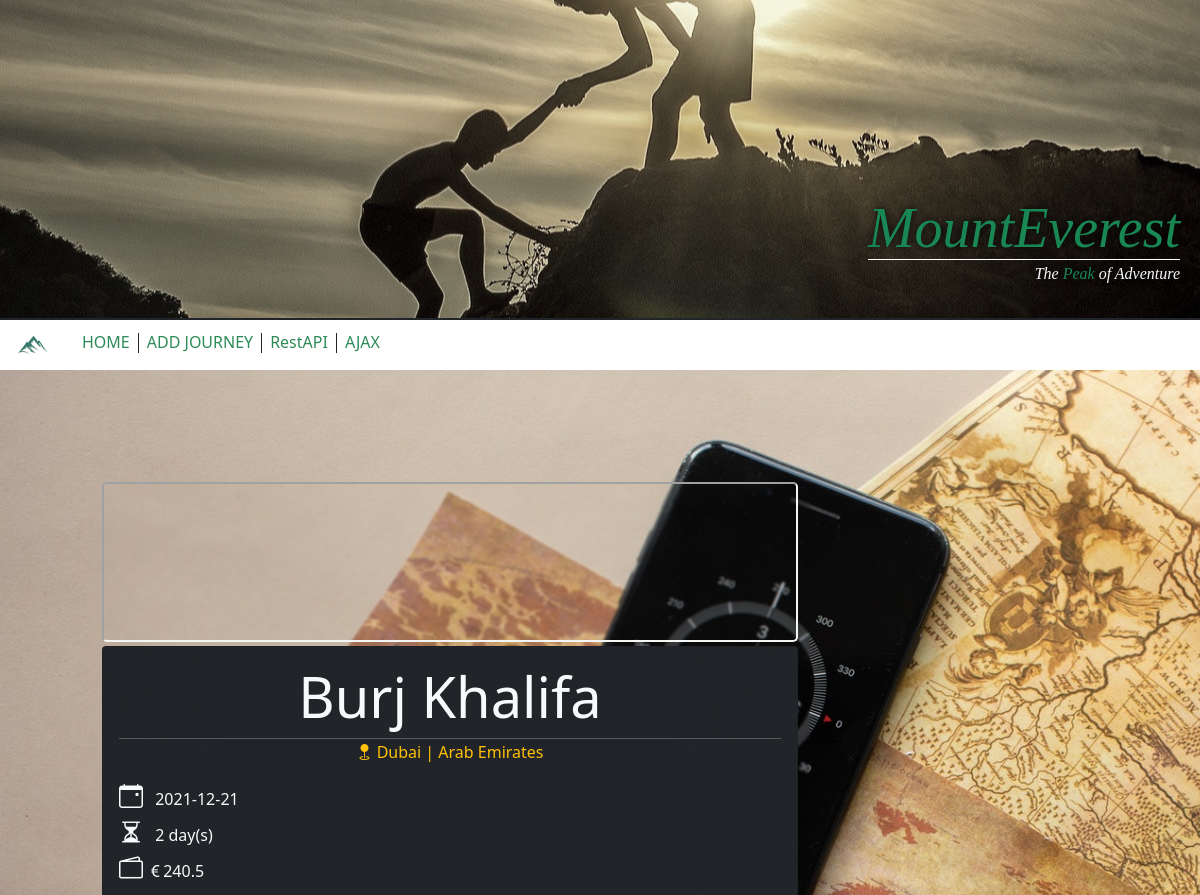
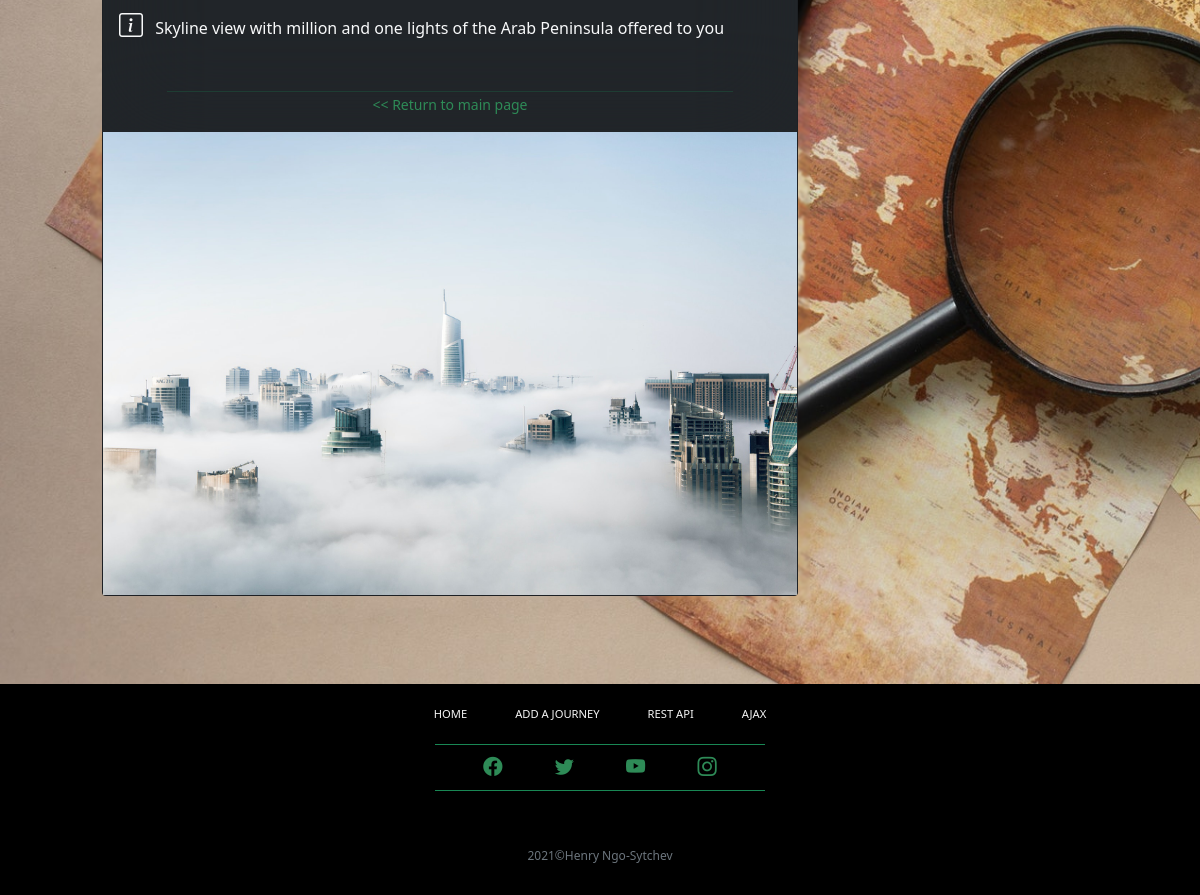
Page /CR-12/details.php?id=6 on the committed database (2 pictures, top to bottom).
### tables this page shows
CREATE TABLE `journeys` (
  `journey_id` int(11) NOT NULL,
  `location_name` varchar(100) NOT NULL,
  `city` varchar(50) DEFAULT NULL,
  `country` varchar(50) DEFAULT NULL,
  `description` text DEFAULT NULL,
  `date` date DEFAULT NULL,
  `duration` tinyint(4) DEFAULT NULL,
  `price` float DEFAULT NULL,
  `latitude` decimal(10,8) NOT NULL,
  `longitude` decimal(11,8) NOT NULL,
  `picture` text DEFAULT NULL
);

### CR-12/details.php (the view, shortened to what this page needs)
<?php
    require_once("actions/db_connect.php");
    $display_journey = "";
    if(@$_GET["id"]){
    $id = $_GET["id"];
    $sql = "SELECT * FROM journeys WHERE journey_id = '{$id}';";
    $query = mysqli_query($connect, $sql);
    $record = mysqli_fetch_assoc($query);
    if(mysqli_num_rows($query) == 1){
        $display_journey = "
            <div class='card bg-dark m-0' style='width: 100%; max-width: 720px; backdrop-filter: blur(500px)'>
            <div class='card-body text-light' style='backdrop-filter: blur(50px)'>
                <p class='card-title text-center display-4 mb-2'>{$record["location_name"]}</p>
                <hr class='mt-1 mb-2'>
                <p class='card-subtitle text-center mb-3 h6 text-warning'><i class='bi bi-geo-fill'></i> {$record["city"]} | {$record["country"]}</p>
                <p class='card-text mb-0'>
                <i class='bi bi-calendar-event fs-4 pe-2'></i> {$record["date"]}
                </p>
                <p class='card-text my-0'>
                <i class='bi bi-hourglass-split fs-4 pe-2'></i></i> {$record["duration"]} day(s)
                </p>
                <p class='card-text text-light mt-0'>
                <i class='bi bi-wallet2 fs-4'></i> <i class='bi bi-currency-euro'></i>{$record["price"]}
                </p>
                <p class='card-text mb-5'>
                <i class='bi bi-info-square fs-4 pe-2'></i> {$record["description"]}
                </p>
                <hr class='bg-success mt-2 mb-0 mx-5'>
                <p class='card-text text-center'><a id='link' class='text-decoration-none' href='index.php'><small><span id='arrow'> << </span>Return to main page</small></a></p>
            </div>
            <img src='img/{$record["picture"]}' class='img-fluid' alt='img/{$record["location_name"]}'>
            </div>
            ";
        }
    }
?>
<!DOCTYPE html>
<html lang="en">
<head>
    <?php require_once("components/bootstrap.php"); ?>
</head>
<body>
    <?php
        require_once("components/hero.php");
        require_once("components/navbar.php");
        ?>
    <main id="details">
        <section class="row py-5" >
            <div class="col col-sm-12 offset-sm-0 col-md-5 offset-md-1" style='width: 100%; max-width: 720px; backdrop-filter: blur(1px)'>
                <div class="my-1" id='map'></div>
                <div id="card" class="w-100 my-1" style='width: 100%; max-width: 720px; backdrop-filter: blur(100px)'>
                    <?php echo $display_journey; ?>
                </div>
            </div>
        </section>
    </main>
    <?php require_once("components/footer.php")?>
</body>
</html>

### CR-12/details.php (style rules this page uses)
#details { margin: 0px; padding: 5% 0% 3%; background: url("img/layout/hero.jpg") no-repeat bottom left; background-size: cover; }
#map { height: 20vh; border-radius: 5px; border: whitesmoke 2px inset; box-sizing: border-box; }
html, body, main { height: auto; margin: 0; padding: 0; }
#link { color: seagreen; transition: 0.45s; }

### rows in the picture
journeys: location_name "Burj Khalifa", city "Dubai", country "Arab Emirates", date "2021-12-21", duration "2", price "240.5", description "Skyline view with million and one lights of the Arab Peninsula offered to you", picture (picture)
